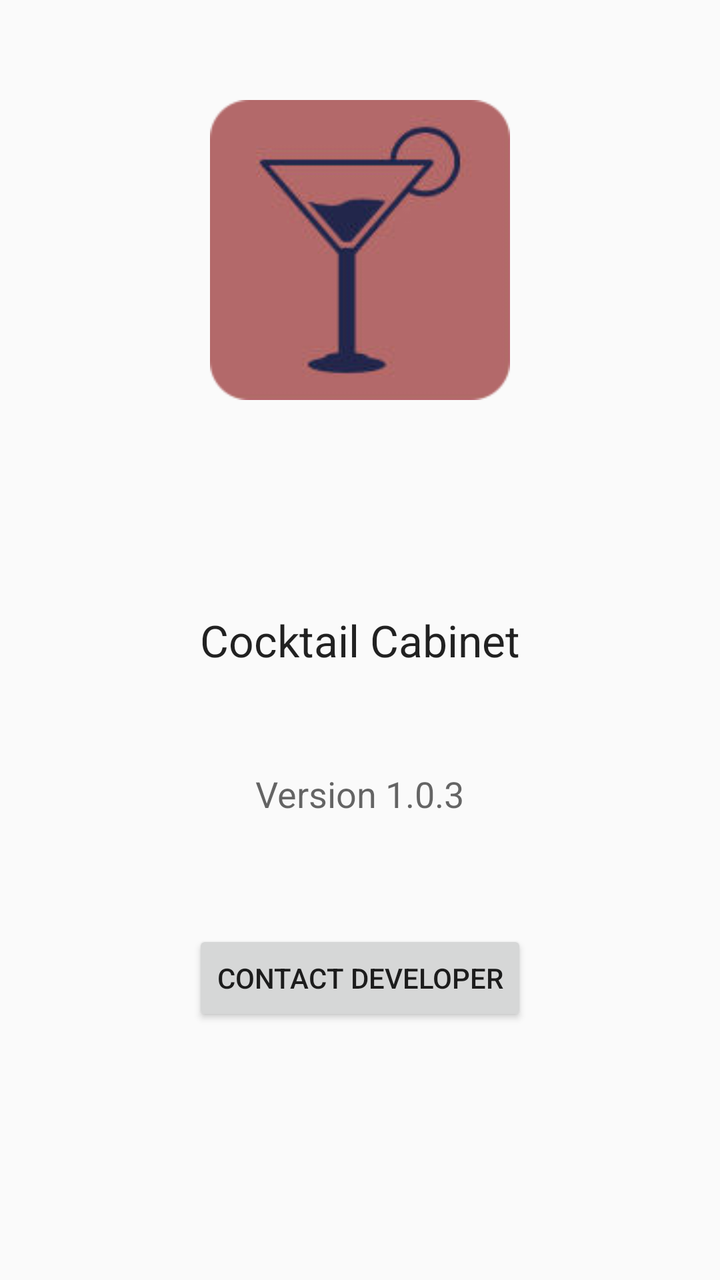
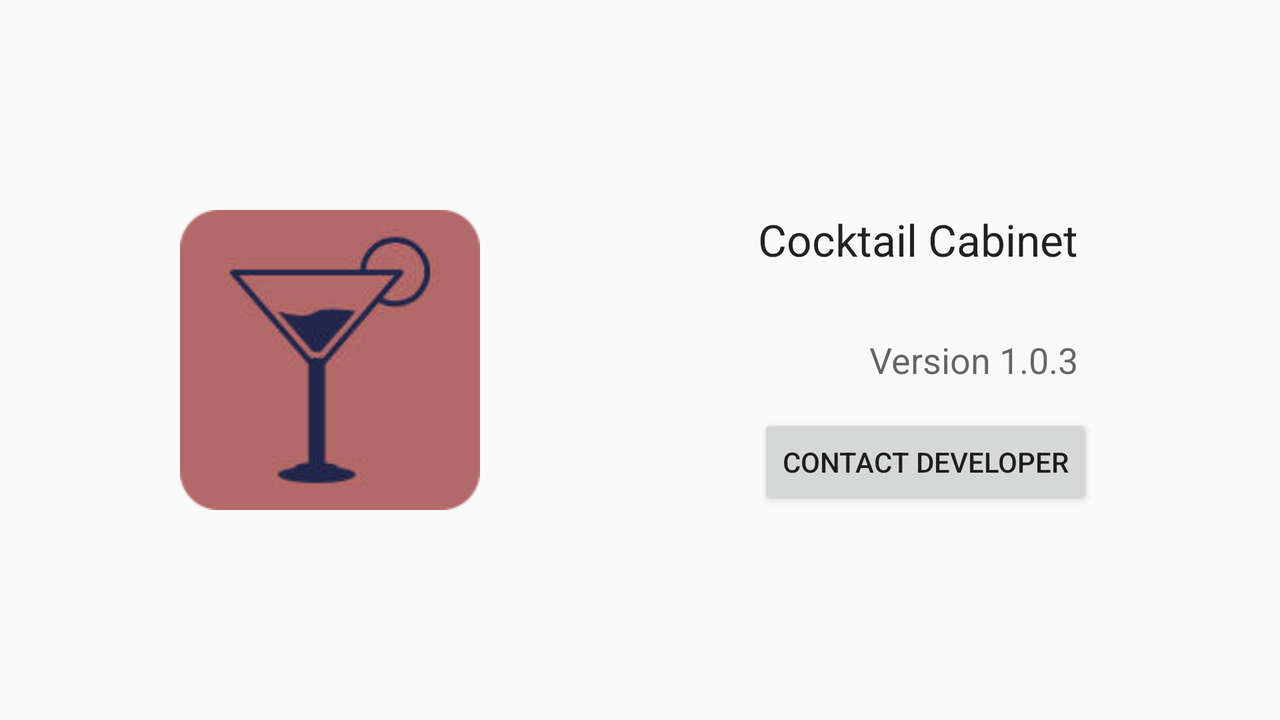

The same Android screen from two of the app's own layout files: first res/layout/ as a phone draws it, then the author's variant for another configuration, drawn on a device whose configuration selects that folder. Both files follow.
<!-- AndroidManifest.xml: application theme AppTheme -->
<!-- res/layout/about.xml -->
<?xml version="1.0" encoding="utf-8"?>
<RelativeLayout
    xmlns:android="http://schemas.android.com/apk/res/android"
    android:orientation="vertical"
    android:layout_width="match_parent"
    android:layout_height="match_parent"
    android:weightSum="1">

    <ImageView
        android:layout_width="150dp"
        android:layout_height="150dp"
        android:id="@+id/icon_img"
        android:clickable="false"
        android:background="@mipmap/cocktailcabineticon"
        android:layout_alignParentTop="true"
        android:layout_centerHorizontal="true"
        android:layout_marginTop="50dp" />

    <TextView
        android:layout_width="wrap_content"
        android:layout_height="wrap_content"
        android:textAppearance="?android:attr/textAppearanceMedium"
        android:text="@string/app_version"
        android:id="@+id/about_version"
        android:layout_marginTop="50dp"
        android:layout_below="@+id/about_app_name"
        android:layout_centerHorizontal="true" />

    <TextView
        android:layout_width="wrap_content"
        android:layout_height="wrap_content"
        android:textAppearance="?android:attr/textAppearanceLarge"
        android:text="@string/app_name"
        android:id="@+id/about_app_name"
        android:layout_centerVertical="true"
        android:layout_centerHorizontal="true" />

    <Button
        android:layout_width="wrap_content"
        android:layout_height="wrap_content"
        android:text="@string/contact_dev"
        android:id="@+id/contact_dev"
        android:layout_marginTop="56dp"
        android:layout_below="@+id/about_version"
        android:layout_centerHorizontal="true"
        android:onClick="buttonOnclick" />

</RelativeLayout>
<!-- resources referenced by this layout -->
<resources>
  <!-- mipmap cocktailcabineticon: png bitmap (mipmap-xxhdpi, 12282 bytes) -->
  <string name="app_name">Cocktail Cabinet</string>
  <string name="app_version">Version 1.0.3</string>
  <string name="contact_dev">Contact Developer</string>
  <!-- from res/values-v21/ -->
  <style name="AppTheme" parent="Theme.AppCompat.Light">
          
          <item name="colorPrimary">@color/primary</item>
          <item name="android:colorPrimaryDark">@color/primary_dark</item>
          <item name="colorAccent">@color/accent</item>
          <item name="actionBarStyle">@style/MyActionBar</item>
          <item name="actionMenuTextColor">@color/text_title</item>
          <item name="actionBarTheme">@style/CocktailCabinet.ActionBarTheme</item>
      </style>
  <!-- from res/values-v21/ -->
  <color name="primary">#22264b</color>
  <!-- from res/values-v21/ -->
  <color name="primary_dark">#22264b</color>
  <!-- from res/values-v21/ -->
  <color name="accent">#b56969</color>
  <!-- from res/values-v21/ -->
  <style name="MyActionBar" parent="@style/Widget.AppCompat.ActionBar.Solid">
          <item name="titleTextStyle">@style/MyTitleTextStyle</item>
      </style>
  <!-- from res/values-v21/ -->
  <color name="text_title">#fff</color>
  <!-- from res/values-v21/ -->
  <style name="CocktailCabinet.ActionBarTheme" parent="@style/ThemeOverlay.AppCompat.ActionBar">
          
          <item name="colorControlNormal">@color/accent</item>
      </style>
  <!-- from res/values-v21/ -->
  <style name="MyTitleTextStyle" parent="@style/TextAppearance.AppCompat.Widget.ActionBar.Title">
          <item name="android:textColor">@color/text_title</item>
      </style>
</resources>
<!-- res/layout-land/about.xml (the author's variant of the layout above) -->
<!-- drawn on the phone turned sideways -->
<?xml version="1.0" encoding="utf-8"?>
<RelativeLayout
    xmlns:android="http://schemas.android.com/apk/res/android"
    android:orientation="vertical"
    android:layout_width="match_parent"
    android:layout_height="match_parent"
    android:weightSum="1">

    <ImageView
        android:layout_width="150dp"
        android:layout_height="150dp"
        android:id="@+id/icon_img"
        android:clickable="false"
        android:background="@mipmap/cocktailcabineticon"
        android:layout_centerVertical="true"
        android:layout_alignParentLeft="true"
        android:layout_alignParentStart="true"
        android:layout_marginLeft="90dp"
        android:layout_marginStart="90dp" />

    <TextView
        android:layout_width="wrap_content"
        android:layout_height="wrap_content"
        android:textAppearance="?android:attr/textAppearanceMedium"
        android:text="@string/app_version"
        android:id="@+id/about_version"
        android:layout_marginRight="101dp"
        android:layout_marginEnd="101dp"
        android:layout_centerVertical="true"
        android:layout_alignParentRight="true"
        android:layout_alignParentEnd="true" />

    <TextView
        android:layout_width="wrap_content"
        android:layout_height="wrap_content"
        android:textAppearance="?android:attr/textAppearanceLarge"
        android:text="@string/app_name"
        android:id="@+id/about_app_name"
        android:layout_alignTop="@+id/icon_img"
        android:layout_alignRight="@+id/about_version"
        android:layout_alignEnd="@+id/about_version" />

    <Button
        android:layout_width="wrap_content"
        android:layout_height="wrap_content"
        android:text="@string/contact_dev"
        android:id="@+id/contact_dev"
        android:onClick="buttonOnclick"
        android:layout_alignBottom="@+id/icon_img"
        android:layout_alignLeft="@+id/about_app_name"
        android:layout_alignStart="@+id/about_app_name" />

</RelativeLayout>
